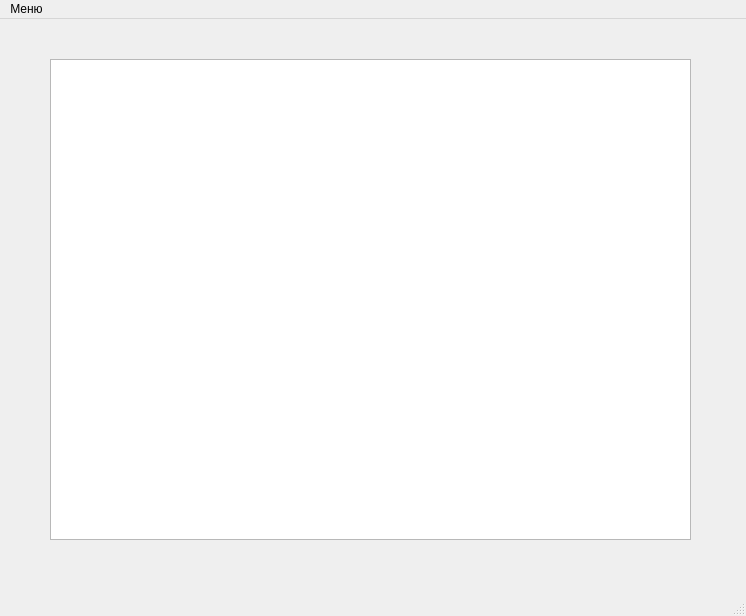
<?xml version="1.0" encoding="UTF-8"?>
<ui version="4.0">
 <class>MainWindow</class>
 <widget class="QMainWindow" name="MainWindow">
  <property name="geometry">
   <rect>
    <x>0</x>
    <y>0</y>
    <width>746</width>
    <height>616</height>
   </rect>
  </property>
  <property name="windowTitle">
   <string>Лабораторная работа №1</string>
  </property>
  <widget class="QWidget" name="centralwidget">
   <widget class="QTextEdit" name="textEdit">
    <property name="geometry">
     <rect>
      <x>50</x>
      <y>40</y>
      <width>641</width>
      <height>481</height>
     </rect>
    </property>
   </widget>
  </widget>
  <widget class="QMenuBar" name="menubar">
   <property name="geometry">
    <rect>
     <x>0</x>
     <y>0</y>
     <width>746</width>
     <height>21</height>
    </rect>
   </property>
   <property name="defaultUp">
    <bool>false</bool>
   </property>
   <property name="nativeMenuBar">
    <bool>true</bool>
   </property>
   <widget class="QMenu" name="menu">
    <property name="title">
     <string>Меню</string>
    </property>
    <addaction name="action_2"/>
    <addaction name="action_3"/>
   </widget>
   <addaction name="menu"/>
  </widget>
  <widget class="QStatusBar" name="statusbar"/>
  <action name="action_2">
   <property name="text">
    <string>Авторы</string>
   </property>
  </action>
  <action name="action_3">
   <property name="text">
    <string>Выход</string>
   </property>
  </action>
 </widget>
 <resources/>
 <connections>
  <connection>
   <sender>action_3</sender>
   <signal>triggered()</signal>
   <receiver>MainWindow</receiver>
   <slot>close()</slot>
   <hints>
    <hint type="sourcelabel">
     <x>-1</x>
     <y>-1</y>
    </hint>
    <hint type="destinationlabel">
     <x>372</x>
     <y>326</y>
    </hint>
   </hints>
  </connection>
 </connections>
</ui>
